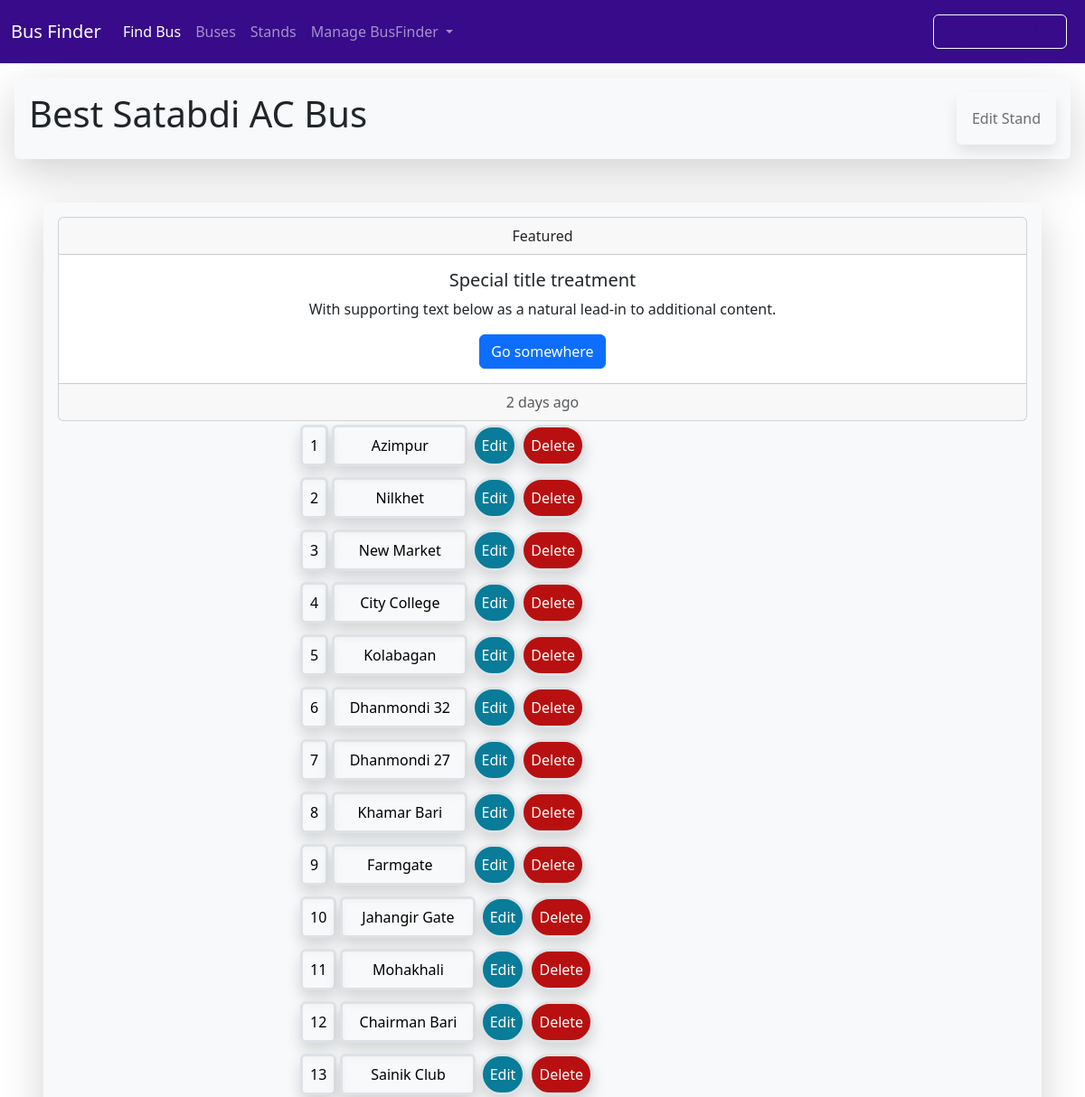
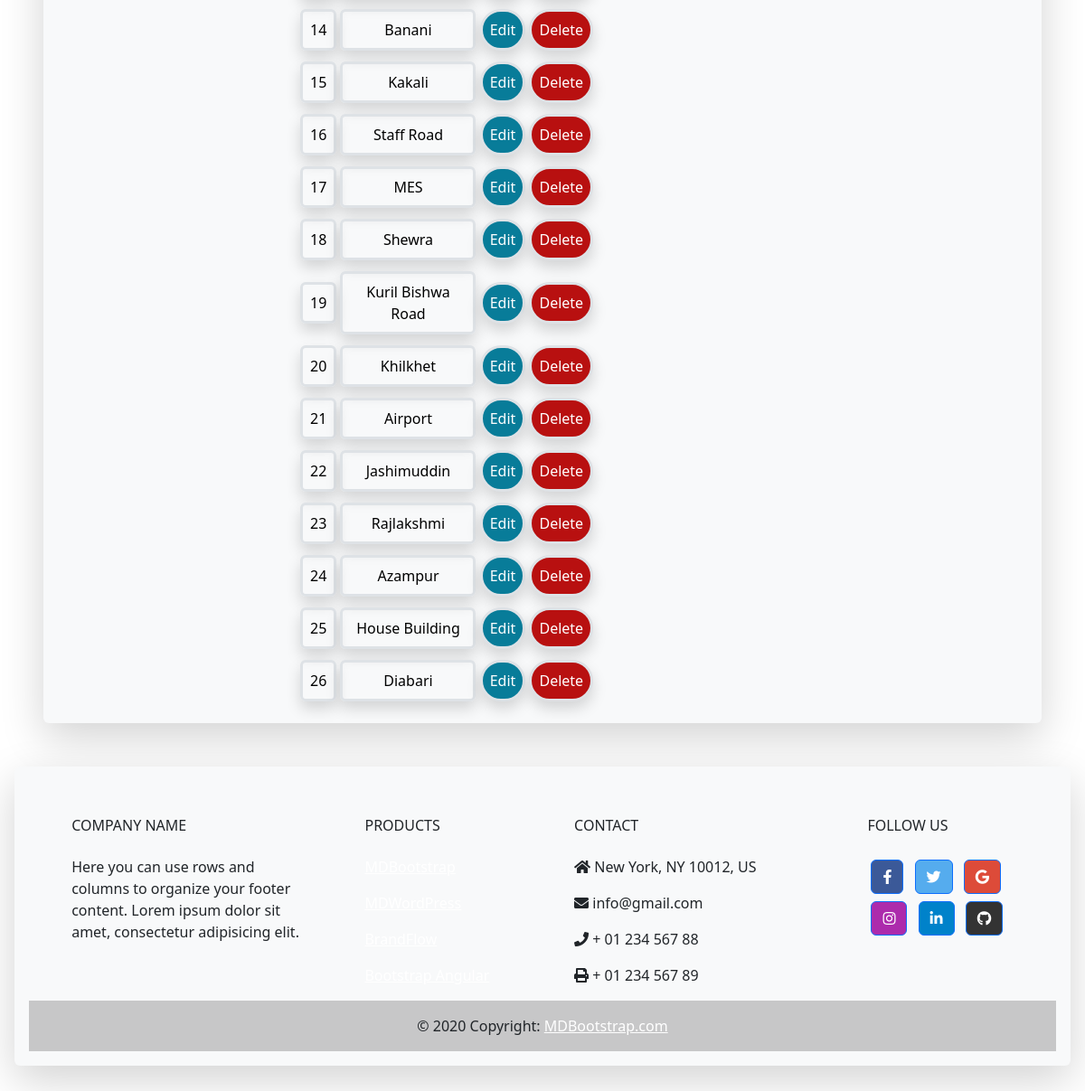
Screenshot of /bus/buslist/27/ with the database file from the repository (2 pictures, top to bottom).
### Buses/models.py (models this page shows, shortened)
class Bus(models.Model):
    b_no=models.PositiveIntegerField(unique=True)
    b_name=models.CharField(max_length=100)
    stands=models.ManyToManyField(Stand,through="OrderingModel")
    rating=models.PositiveIntegerField(default=50)
    isActive=models.BooleanField(default=True)
    service=models.CharField(max_length=100,default="Semi-Sitting")
    class Meta:
        ordering=['-rating']

### Stands/models.py (models this page shows, shortened)
class Stand(models.Model):
    s_no=models.PositiveIntegerField(unique=True)
    s_name=models.CharField(max_length=100)
    lati = models.FloatField(blank=True,null=True)
    longi = models.FloatField(blank=True,null=True)
    area=models.ManyToManyField(Area)
    class Meta:
        ordering=['s_name']

### Buses/views.py (the view)
# urls.py: path('bus/',include('Buses.urls')),
def bus(request, bus_id):
    bus = Bus.objects.get(id=bus_id)
    bus_ordering=bus.orderingmodel_set.order_by('order')
    stands=[]
    for b in bus_ordering:
        info=(b.order,b.stand)
        stands.append(info)
    context = {'bus': bus, 'stands': stands}
    return render(request, 'bus.html', context)

### Buses/templates/bus.html
{% extends "base.html" %} {% block page_header %}
<h1>{{ bus.b_name }}</h1>
{% if user.is_authenticated %}
<a
  class="btn bg-parent p-3 shadow border border-light text-nowrap"
  href="{% url 'edit_bus' bus.id %}"
  >Edit Stand</a
>
{% else %}
<a
  class="btn bg-parent p-3 shadow border border-light text-nowrap disabled"
  href="{% url 'edit_bus' bus.id %}"
  >Edit Stand</a
>
{% endif %} {% endblock page_header %} {% block content %}
<div class="card text-center">
  <div class="card-header">Featured</div>
  <div class="card-body">
    <h5 class="card-title">Special title treatment</h5>
    <p class="card-text">
      With supporting text below as a natural lead-in to additional content.
    </p>
    <a href="#" class="btn btn-primary">Go somewhere</a>
  </div>
  <div class="card-footer text-body-secondary">2 days ago</div>
</div>
{% for stand in stands %}
<div class="d-grid gap-2 col-sm-12 col-md-6 mx-auto">
  <div d-flex>
    <button class="btn shadow p-2 mb-2 mt-1 border border-3 text-black">
      {{ stand.0}}
    </button>
    <a
      style="width: 150px"
      href="{% url 'stands:stand' stand.0 %}"
      class="btn shadow p-2 mb-2 mt-1 border border-3 text-black"
      >{{ stand.1.s_name }}</a
    >
    {% if user.is_authenticated %}
    <a
      style="background-color: rgb(8, 124, 153)"
      href="{% url 'stands:edit_stand' stand.0 %}"
      class="btn shadow p-2 mb-2 mt-1 border rounded-pill border-3 text-white"
      >Edit</a
    >
    <a
      style="background-color: rgb(184, 16, 16)"
      href="{% url 'stands:edit_stand' stand.0 %}"
      class="btn shadow p-2 mb-2 mt-1 border rounded-pill border-3 text-white"
      >Delete</a
    >
    {% else %}
    <a
      style="background-color: rgb(8, 124, 153)"
      class="btn shadow p-2 mb-2 mt-1 border rounded-pill border-3 text-white"
      >Edit</a
    >
    <a
      style="background-color: rgb(184, 16, 16)"
      class="btn shadow p-2 mb-2 mt-1 border rounded-pill border-3 text-white"
      >Delete</a
    >
    {% endif %}
  </div>
</div>
{% empty %}
<li><h3>No Stand have been added yet.</h3></li>
{% endfor %} {% endblock content %}

### Buses/templates/base.html (shortened to what this page needs)
{% load bootstrap5 %}
<!doctype html>
<html lang="en">
<head>
  {% bootstrap_css %}
  <link rel="stylesheet" href="https://cdnjs.cloudflare.com/ajax/libs/font-awesome/5.15.4/css/all.min.css" />
</head>
<body>
  <nav class="navbar navbar-expand-lg navbar-dark" style="background-color: #370b8a;"">
    <div class="container-fluid">
      <a class="navbar-brand" href="{% url 'findBus' %}">Bus Finder</a>
      <div class="collapse navbar-collapse" id="navbarSupportedContent">
        <ul class="navbar-nav me-auto mb-2 mb-lg-0">
          <li class="nav-item">
            <a class="nav-link active" aria-current="page" href="{% url 'findBus' %}">Find Bus</a>
          </li>
          <li class="nav-item">
            <a class="nav-link" href="{% url 'buses' %}">Buses</a>
          </li>
          <li class="nav-item">
            <a class="nav-link" href="{% url 'stands:stands' %}">Stands</a>
          </li>
          <li class="nav-item dropdown">
            <a class="nav-link dropdown-toggle" href="#" id="navbarDropdown" role="button" data-bs-toggle="dropdown" aria-expanded="false">
              Manage BusFinder
            </a>
          </li>
        </ul>
        <div class="d-flex">
          <ul class="navbar-nav ml-auto">
            {% if user.is_authenticated %}
              <li class="nav-item">
                <span class="nav-link">Hello, {{user.username}}</span>
              </li>
              <li class="nav-item">
                <form action="{% url 'accounts:logout' %}" method='post'>
                  {% csrf_token %}
                  <button class="nav-link button btn-danger" name='submit'>Log out</button>
                </form>
              </li>
            {% else %}
            <li class="nav-item">
              <a class="nav-link" href="{% url 'accounts:login' %}">
                <button style="color:#370b8a;" type="button" class="btn btn-outline-light">Login As ADMIN</button>
              </a>
            </li>
            {% endif %}
          </ul>
        </div>
      </div>
    </div>
  </nav>
  <div class="d-flex m-3 shadow-lg p-3 mb-5 bg-body-tertiary rounded align-item-center justify-content-between" style="background-color: #51d7db">
    {% block page_header %}
    {% endblock page_header %}
  </div>
  <div class="m-5 shadow-lg p-3 mb-5 align-item-center justify-content-center bg-body-tertiary rounded">
    {% block content %}{% endblock content %}
  </div>
  <div class="m-3 shadow-lg p-3 mb-5 bg-body-tertiary rounded" style="background-color: #51d7db">
    <footer class="text-center text-lg-start">
<div class="container p-4 pb-0">
<section class="">
  <div class="row">
    <div class="col-md-3 col-lg-3 col-xl-3 mx-auto mt-3">
      <h6 class="text-uppercase mb-4 font-weight-bold">
        Company name
      </h6>
      <p>
        Here you can use rows and columns to organize your footer
        content. Lorem ipsum dolor sit amet, consectetur adipisicing
        elit.
      </p>
    </div>
    <div class="col-md-2 col-lg-2 col-xl-2 mx-auto mt-3">
      <h6 class="text-uppercase mb-4 font-weight-bold">Products</h6>
      <p>
        <a class="text-white">MDBootstrap</a>
      </p>
      <p>
        <a class="text-white">MDWordPress</a>
      </p>
      <p>
        <a class="text-white">BrandFlow</a>
      </p>
      <p>
        <a class="text-white">Bootstrap Angular</a>
      </p>
    </div>
    <div class="col-md-4 col-lg-3 col-xl-3 mx-auto mt-3">
      <h6 class="text-uppercase mb-4 font-weight-bold">Contact</h6>
      <p><i class="fas fa-home mr-3"></i> New York, NY 10012, US</p>
      <p><i class="fas fa-envelope mr-3"></i> info@gmail.com</p>
      <p><i class="fas fa-phone mr-3"></i> + 01 234 567 88</p>
      <p><i class="fas fa-print mr-3"></i> + 01 234 567 89</p>
    </div>
    <div class="col-md-3 col-lg-2 col-xl-2 mx-auto mt-3">
      <h6 class="text-uppercase mb-4 font-weight-bold">Follow us</h6>
      <a
         class="btn btn-primary btn-floating m-1"
         style="background-color: #3b5998"
         href="https://www.facebook.com/mehrab.ratin.3"
         role="button"
         ><i class="fab fa-facebook-f"></i
        ></a>
      <a
         class="btn btn-primary btn-floating m-1"
         style="background-color: #55acee"
         href="#!"
         role="button"
         ><i class="fab fa-twitter"></i
        ></a>
      <a
         class="btn btn-primary btn-floating m-1"
         style="background-color: #dd4b39"
         href="#!"
         role="button"
         ><i class="fab fa-google"></i
        ></a>
      <a class="btn btn-primary btn-floating m-1" style="background-color: #ac2bac" href="#!" role="button">
         <i class="fab fa-instagram"></i>
      </a>
      <a
         class="btn btn-primary btn-floating m-1"
         style="background-color: #0082ca"
         href="https://www.linkedin.com/in/mehrab-rabbi-ratin/"
         role="button"
         ><i class="fab fa-linkedin-in"></i
        ></a>
      <a
         class="btn btn-primary btn-floating m-1"
         style="background-color: #333333"
         href="https://github.com/ratin17"
         role="button"
         ><i class="fab fa-github"></i
        ></a>
    </div>
  </div>
</section>
</div>
<div
   class="text-center p-3"
   style="background-color: rgba(0, 0, 0, 0.2)"
   >
© 2020 Copyright:
<a class="text-white" href="https://mdbootstrap.com/"
   >MDBootstrap.com</a
  >
</div>
</footer>
  </div>
</body>
</html>

### rows the page displays
Bus: b_name "Best Satabdi AC Bus"
Stand: stand "1", s_name "Azimpur"
Stand: stand "2", s_name "Nilkhet"
Stand: stand "3", s_name "New Market"
Stand: stand "4", s_name "City College"
Stand: stand "5", s_name "Kolabagan"
Stand: stand "6", s_name "Dhanmondi 32"
Stand: stand "7", s_name "Dhanmondi 27"
Stand: stand "8", s_name "Khamar Bari"
Stand: stand "9", s_name "Farmgate"
Stand: stand "10", s_name "Jahangir Gate"
Stand: stand "11", s_name "Mohakhali"
Stand: stand "12", s_name "Chairman Bari"
Stand: stand "13", s_name "Sainik Club"
Stand: stand "14", s_name "Banani"
Stand: stand "15", s_name "Kakali"
Stand: stand "16", s_name "Staff Road"
Stand: stand "17", s_name "MES"
Stand: stand "18", s_name "Shewra"
Stand: stand "19", s_name "Kuril Bishwa Road"
Stand: stand "20", s_name "Khilkhet"
Stand: stand "21", s_name "Airport"
Stand: stand "22", s_name "Jashimuddin"
Stand: stand "23", s_name "Rajlakshmi"
Stand: stand "24", s_name "Azampur"
Stand: stand "25", s_name "House Building"
Stand: stand "26", s_name "Diabari"
